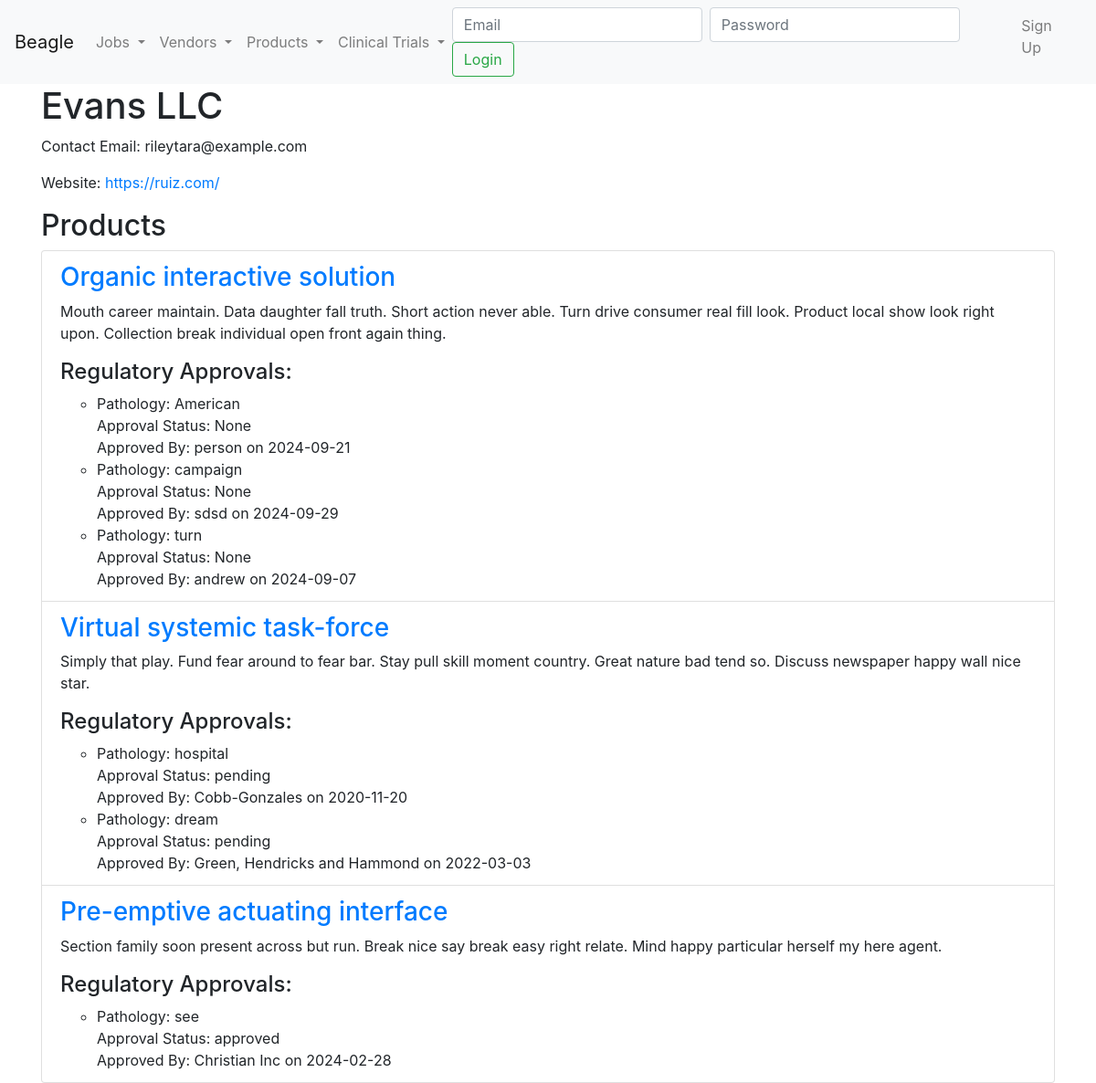
/vendor/28fc7066-9fc5-4537-9b26-1eef29944db0, run on the app's committed database.
### model.py (models this page shows)
class Vendor(Base):
    __tablename__ = 'vendors'
    VendorID = Column(String, primary_key=True)
    VendorName = Column(String, nullable=False)
    ContactEmail = Column(String)
    VendorAddress = Column(String)
    Website = Column(String)
    products = relationship('Product', back_populates='vendor_')

class Product(Base):
    __tablename__ = 'products'
    ProductID = Column(String, primary_key=True)
    ProductName = Column(String, nullable=False)
    Description = Column(String)
    ResultsDisplayedInIDS7 = Column(Boolean)
    DICOMOutput = Column(String)
    WorklistIntegration = Column(Boolean)
    PrePopulatedReports = Column(Boolean)
    ProductType = Column(String)
    VendorID = Column(String, ForeignKey('vendors.VendorID'))
    vendor_ = relationship('Vendor', back_populates='products')
    pathologies = relationship('ProductPathology', back_populates='product')
    approvals = relationship('RegulatoryApproval', back_populates='product_')
    clinical_trials = relationship('ClinicalTrial', back_populates='product')

class RegulatoryApproval(Base):
    __tablename__ = 'regulatory_approvals'
    ApprovalID = Column(Integer, primary_key=True)
    ApprovalStatus = Column(String)
    ApprovalDate = Column(Date, nullable=False)
    ApprovedBy = Column(String)
    ProductID = Column(String, ForeignKey('products.ProductID'))
    PathologyID = Column(String, ForeignKey('pathologies.PathologyID'))
    product_ = relationship('Product', back_populates='approvals')
    pathology_ = relationship('Pathology')

class Pathology(Base):
    __tablename__ = 'pathologies'
    PathologyID = Column(String, primary_key=True)
    PathologyName = Column(String, nullable=False)
    products = relationship('ProductPathology', back_populates='pathology')

### product.py (the view)
@app.route('/vendor/<vendor_id>')
def vendor_detail_gui(vendor_id):
    session = Session
    try:
        vendor = session.query(Vendor).filter_by(VendorID=vendor_id).first()
        if not vendor:
            abort(404, description="Vendor not found")
        return render_template('vendor_detail.html', vendor=vendor)
    except Exception as e:
        abort(500, description=str(e))

### app.py (called while the page is built)
@app.context_processor
def inject_get_job_status():
    return dict(get_job_status=get_job_status)

### templates/vendor_detail.html (shortened to what this page needs)
{% extends 'base.html' %}
{% block content %}
<h1>{{ vendor.VendorName }}</h1>
<p>Contact Email: {{ vendor.ContactEmail }}</p>
<p>Website: <a href="{{ vendor.Website }}" target="_blank">{{ vendor.Website }}</a></p>
<h2>Products</h2>
<ul class="list-group">
    {% for product in vendor.products %}
    <li class="list-group-item">
        <h3><a href="{{ url_for('product_detail_gui', product_id=product.ProductID) }}">{{ product.ProductName }}</a></h3>
        <p>{{ product.Description }}</p>
        <h4>Regulatory Approvals:</h4>
        <ul>
            {% for approval in product.approvals %}
            <li>
                Pathology: {{ approval.pathology_.PathologyName }}<br>
                Approval Status: {{ approval.ApprovalStatus }}<br>
                Approved By: {{ approval.ApprovedBy }} on {{ approval.ApprovalDate.strftime('%Y-%m-%d') }}
            </li>
            {% else %}
            <li>No regulatory approvals for this product.</li>
            {% endfor %}
        </ul>
    </li>
    {% else %}
    <li class="list-group-item">No products available for this vendor.</li>
    {% endfor %}
</ul>
{% endblock %}

### data on the page
Vendor: VendorName "Evans LLC", ContactEmail "rileytara@example.com", Website "https://ruiz.com/"
Product: ProductName "Organic interactive solution", Description "Mouth career maintain. Data daughter fall truth. Short action never able. Turn drive consumer real fill look. Product local show look right upon. Collection break individual open front again thing."
RegulatoryApproval: pathology_.PathologyName "American", ApprovalStatus "None", ApprovedBy "person", ApprovalDate "2024-09-21"
RegulatoryApproval: pathology_.PathologyName "campaign", ApprovalStatus "None", ApprovedBy "sdsd", ApprovalDate "2024-09-29"
RegulatoryApproval: pathology_.PathologyName "turn", ApprovalStatus "None", ApprovedBy "andrew", ApprovalDate "2024-09-07"
Product: ProductName "Virtual systemic task-force", Description "Simply that play. Fund fear around to fear bar. Stay pull skill moment country. Great nature bad tend so. Discuss newspaper happy wall nice star."
RegulatoryApproval: pathology_.PathologyName "hospital", ApprovalStatus "pending", ApprovedBy "Cobb-Gonzales", ApprovalDate "2020-11-20"
RegulatoryApproval: pathology_.PathologyName "dream", ApprovalStatus "pending", ApprovedBy "Green, Hendricks and Hammond", ApprovalDate "2022-03-03"
Product: ProductName "Pre-emptive actuating interface", Description "Section family soon present across but run. Break nice say break easy right relate. Mind happy particular herself my here agent."
RegulatoryApproval: pathology_.PathologyName "see", ApprovalStatus "approved", ApprovedBy "Christian Inc", ApprovalDate "2024-02-28"
